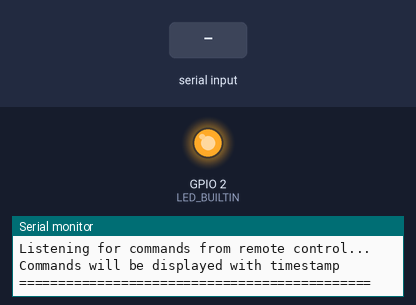
Simulated run of this sketch. Board: ESP32. On the bench: output pins drawn as LEDs (lit = HIGH), the last lines printed to the serial monitor. The inputs (shaded band) are chosen by the test bench. Nothing arrives over Bluetooth unless stated.

Above: at 0.1 s.
At 2.2 s:
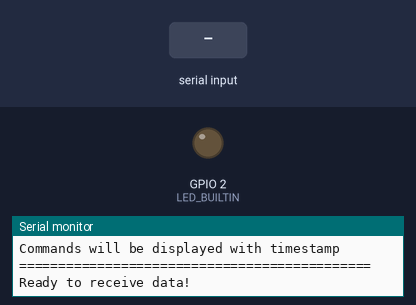
2.3 s: "test\n" received over Serial
5.3 s: "test\n" received over the second serial link
6.8 s: "1\n" received over Serial
9.5 s: "1\n" received over the second serial link
Timing chart, 0 to 12.0 s (numbered marks = the images above; inputs shaded):
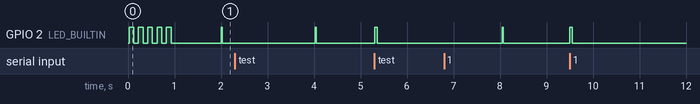

The sketch:

recievertest.ino
```cpp
// ESP32 LoRa Receiver Test Program
// Simple receiver to test remote control commands
// Listens and prints all incoming data from LoRa module
// Using RXD2(17) and TXD2(16) for LoRa module

#include "BluetoothSerial.h"

// LoRa pins (same as remote)
#define RXD2 17  // LoRa TX to ESP32 RX2
#define TXD2 16  // LoRa RX to ESP32 TX2

// LED pin for visual feedback
#define LED_BUILTIN 2

// Bluetooth Serial object (optional for testing)
BluetoothSerial SerialBT;

// Device name for Bluetooth
String device_name = "ESP32-Receiver-Test";

// Variables for statistics
unsigned long totalCommands = 0;
unsigned long lastCommandTime = 0;
unsigned long startTime = 0;

// Variables for LED indication
unsigned long lastLedTime = 0;

void setup() {
  // Initialize serial communications
  Serial.begin(115200);
  Serial2.begin(9600, SERIAL_8N1, RXD2, TXD2); // LoRa module

  // Initialize Bluetooth Serial (optional)
  if(!SerialBT.begin(device_name)) {
    Serial.println("An error occurred initializing Bluetooth");
  } else {
    Serial.println("Bluetooth initialized successfully (optional)");
    Serial.print("Device Name: ");
    Serial.println(device_name);
  }

  // Set pin mode for LED
  pinMode(LED_BUILTIN, OUTPUT);

  // Store start time
  startTime = millis();

  // Display startup message
  Serial.println("\n=============================================");
  Serial.println("ESP32 LoRa Receiver Test Program Started");
  Serial.println("=============================================");
  Serial.println("Listening for commands from remote control...");
  Serial.println("Commands will be displayed with timestamp");
  Serial.println("=============================================\n");

  // LED startup sequence
  for(int i = 0; i < 5; i++) {
    digitalWrite(LED_BUILTIN, HIGH);
    delay(100);
    digitalWrite(LED_BUILTIN, LOW);
    delay(100);
  }

  Serial.println("Ready to receive data!\n");
}

void flashLED(int duration_ms) {
  digitalWrite(LED_BUILTIN, HIGH);
  delay(duration_ms);
  digitalWrite(LED_BUILTIN, LOW);
}

void printTimestamp() {
  unsigned long currentTime = millis();
  unsigned long elapsed = currentTime - startTime;

  // Format: [HH:MM:SS.mmm]
  unsigned long hours = elapsed / 3600000;
  unsigned long minutes = (elapsed % 3600000) / 60000;
  unsigned long seconds = (elapsed % 60000) / 1000;
  unsigned long millisecs = elapsed % 1000;

  Serial.print("[");
  if(hours < 10) Serial.print("0");
  Serial.print(hours);
  Serial.print(":");
  if(minutes < 10) Serial.print("0");
  Serial.print(minutes);
  Serial.print(":");
  if(seconds < 10) Serial.print("0");
  Serial.print(seconds);
  Serial.print(".");
  if(millisecs < 100) Serial.print("0");
  if(millisecs < 10) Serial.print("0");
  Serial.print(millisecs);
  Serial.print("] ");
}

void printStatistics() {
  if(millis() - lastCommandTime > 5000 && totalCommands > 0) {
    Serial.println("\n--- STATISTICS ---");
    Serial.print("Total commands received: ");
    Serial.println(totalCommands);
    Serial.print("Uptime: ");
    Serial.print((millis() - startTime) / 1000);
    Serial.println(" seconds");
    Serial.print("Average rate: ");
    if(totalCommands > 0) {
      float rate = (float)totalCommands / ((millis() - startTime) / 1000.0);
      Serial.print(rate, 2);
      Serial.println(" commands/sec");
    }
    Serial.println("------------------\n");
  }
}

void loop() {
  // 1. Listen for LoRa data
  if (Serial2.available()) {
    String receivedData = "";

    // Read complete line
    while(Serial2.available()) {
      char c = Serial2.read();
      if(c == '\n' || c == '\r') {
        if(receivedData.length() > 0) {
          break;
        }
      } else {
        receivedData += c;
      }
      delay(1); // Small delay to ensure complete data reception
    }

    if(receivedData.length() > 0) {
      // Print with timestamp
      printTimestamp();
      Serial.print("LoRa RX: ");
      Serial.println(receivedData);

      // Update statistics
      totalCommands++;
      lastCommandTime = millis();

      // Flash LED for received data
      flashLED(50);
    }
  }

  // 2. Listen for Bluetooth data (optional)
  if (SerialBT.available()) {
    String receivedData = "";

    // Read complete line
    while(SerialBT.available()) {
      char c = SerialBT.read();
      if(c == '\n' || c == '\r') {
        if(receivedData.length() > 0) {
          break;
        }
      } else {
        receivedData += c;
      }
      delay(1);
    }

    if(receivedData.length() > 0) {
      // Print with timestamp
      printTimestamp();
      Serial.print("BT RX:   ");
      Serial.println(receivedData);

      // Update statistics
      totalCommands++;
      lastCommandTime = millis();

      // Flash LED for received data
      flashLED(50);
    }
  }

  // 3. Listen for Serial data (commands from PC)
  if (Serial.available()) {
    String receivedData = "";

    // Read complete line
    while(Serial.available()) {
      char c = Serial.read();
      if(c == '\n' || c == '\r') {
        if(receivedData.length() > 0) {
          break;
        }
      } else {
        receivedData += c;
      }
      delay(1);
    }

    if(receivedData.length() > 0) {
      // Echo command with timestamp
      printTimestamp();
      Serial.print("PC CMD:  ");
      Serial.println(receivedData);

      // Optional: Forward to LoRa for testing
      if(receivedData == "test") {
        Serial2.println("TEST_RESPONSE");
        Serial.println("Test command sent to LoRa");
      }
    }
  }

  // Print statistics periodically
  printStatistics();

  // Heartbeat LED (slow blink when idle)
  if(millis() - lastLedTime > 2000) {
    if(millis() - lastCommandTime > 1000) { // Only blink when idle
      digitalWrite(LED_BUILTIN, HIGH);
      delay(20);
      digitalWrite(LED_BUILTIN, LOW);
    }
    lastLedTime = millis();
  }
}
```
